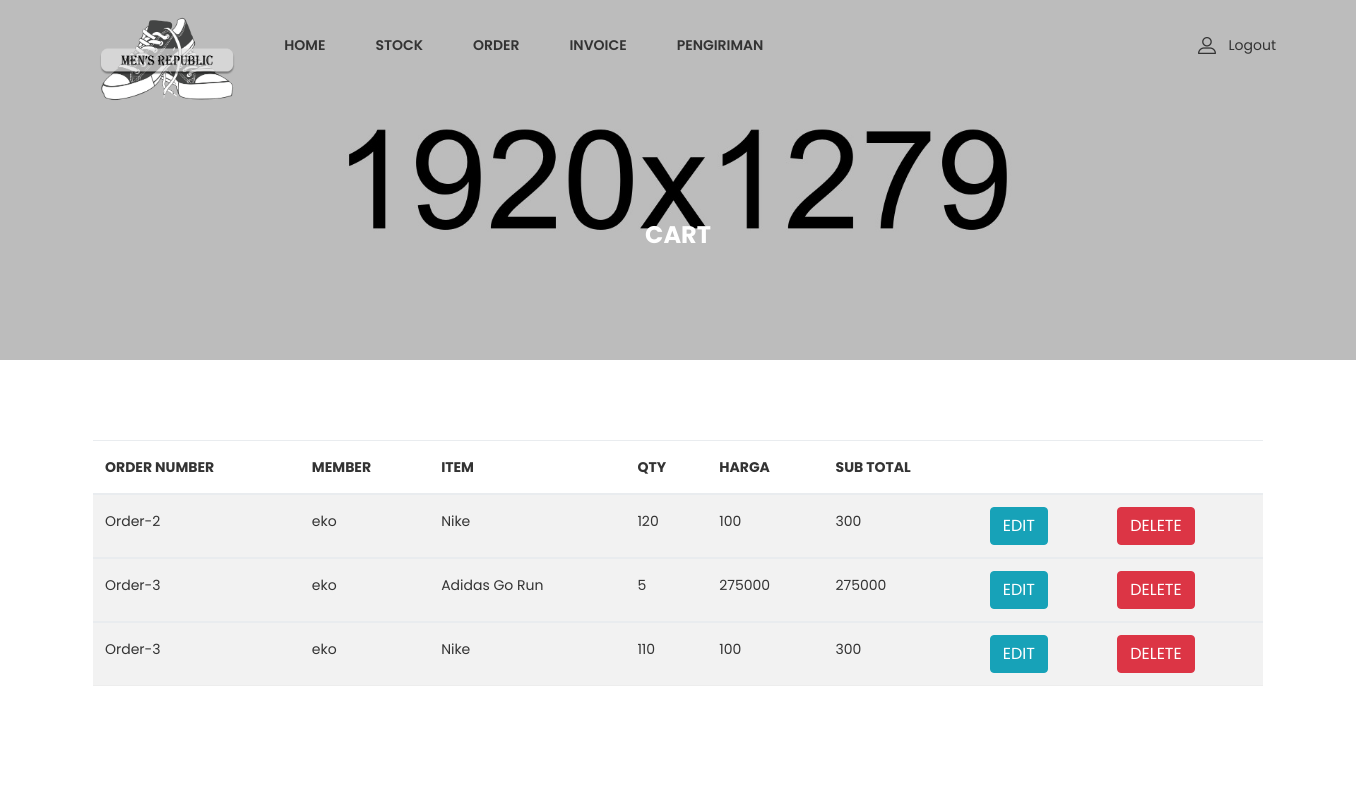
The app's page /admin/admin_page.php?page=edit_cart with its own data.
### tables this page shows
CREATE TABLE `cart` (
  `id_cart` int(11) NOT NULL,
  `id_order` int(11) DEFAULT NULL,
  `id_member` int(11) DEFAULT NULL,
  `id_stock` int(11) DEFAULT NULL,
  `id_status_order` int(11) DEFAULT NULL,
  `quantity` int(11) DEFAULT NULL,
  `harga_unit` float DEFAULT NULL,
  `sub_total` float DEFAULT NULL
);

CREATE TABLE `order_list` (
  `id_order` int(11) NOT NULL,
  `order_num` varchar(25) DEFAULT NULL,
  `deskripsi` text DEFAULT NULL,
  `id_member` int(11) DEFAULT NULL,
  `id_status_order` int(11) DEFAULT NULL,
  `tanggal_order` date DEFAULT NULL,
  `tanggal_kirim` date DEFAULT NULL,
  `total_harga` float DEFAULT NULL
);

CREATE TABLE `member` (
  `id_member` int(11) NOT NULL,
  `nama` varchar(100) DEFAULT NULL,
  `member_active` tinyint(1) DEFAULT NULL,
  `alamat` varchar(100) DEFAULT NULL,
  `email` varchar(100) DEFAULT NULL,
  `tanggal_lahir` date DEFAULT NULL
);

CREATE TABLE `gudang` (
  `id_stock` int(11) NOT NULL,
  `nama_item` varchar(100) DEFAULT NULL,
  `deskripsi` text DEFAULT NULL,
  `id_kategori` int(11) DEFAULT NULL,
  `id_tipe_item` int(11) DEFAULT NULL,
  `quantity` int(11) DEFAULT NULL,
  `harga_unit` float DEFAULT NULL,
  `gambar` varchar(255) DEFAULT NULL
);

### admin/edit_cart.php (the view, shortened to what this page needs)
<div class="ht__bradcaump__area bg-image--6">
    <div class="container">
        <div class="row">
            <div class="col-lg-12">
                <div class="bradcaump__inner text-center">
                    <h2 class="bradcaump-title">Cart</h2>
                </div>
            </div>
        </div>
    </div>
</div>
<section class="my_account_area pt--80 pb--55 bg--white">
    <div class="container">
        <div class="card-body table-responsive p-0">
        <table class="table table-hover table-striped table-valign-middle">
                <thead>
                    <tr>
                        <th>Order Number</th>
                        <th>Member</th>
                        <th>Item</th>
                        <th>Qty</th>
                        <th>Harga</th>
                        <th>Sub Total</th>
                        <th></th>
                        <th></th>
                    </tr>
                </thead>
                <?php
                include '../func/koneksi.php';
                $d1 = FALSE;
                $data = mysqli_query($koneksi, "select * from cart INNER JOIN member ON cart.id_member=member.id_member INNER JOIN status_order ON cart.id_status_order=status_order.id_status_order INNER JOIN gudang ON cart.id_stock=gudang.id_stock");
                while($d = mysqli_fetch_array($data)){
                if ($d['id_order']){
                    $order_id =$d['id_order'];
                    $data1 = mysqli_query($koneksi, "select * from order_list where id_order='$order_id'");
                    $d1 = mysqli_fetch_array($data1);
                }
            ?>
                <tbody>
                    <tr>
                        <td><?php if ($d1){ echo $d1['order_num'];} ?></td>
                        <td><?php echo $d['nama'] ?></td>
                        <td><?php echo $d['nama_item'] ?></td>
                        <td><?php echo $d['quantity'] ?></td>
                        <td><?php echo $d['harga_unit'] ?></td>
                        <td><?php echo $d['sub_total'] ?></td>
                        <td><a class="btn btn-info" href="admin_page.php?page=editcart&id=<?php echo $d['id_cart'];?>?">EDIT</a></td>
                        <td><a class="btn btn-danger" href="../func/deletecart.php?id=<?php echo $d['id_cart'];?>">DELETE</a></td>
                    </tr>
                </tbody>
                <?php
                }
            ?>
            </table>
        </div>
    </div>
</section>

### records on screen
cart: id_order.order_num "Order-2", id_member.nama "eko", id_stock.nama_item "Nike", id_stock.quantity "120", id_stock.harga_unit "100", sub_total "300"
cart: id_order.order_num "Order-3", id_member.nama "eko", id_stock.nama_item "Adidas Go Run", id_stock.quantity "5", id_stock.harga_unit "275000", sub_total "275000"
cart: id_order.order_num "Order-3", id_member.nama "eko", id_stock.nama_item "Nike", id_stock.quantity "110", id_stock.harga_unit "100", sub_total "300"
